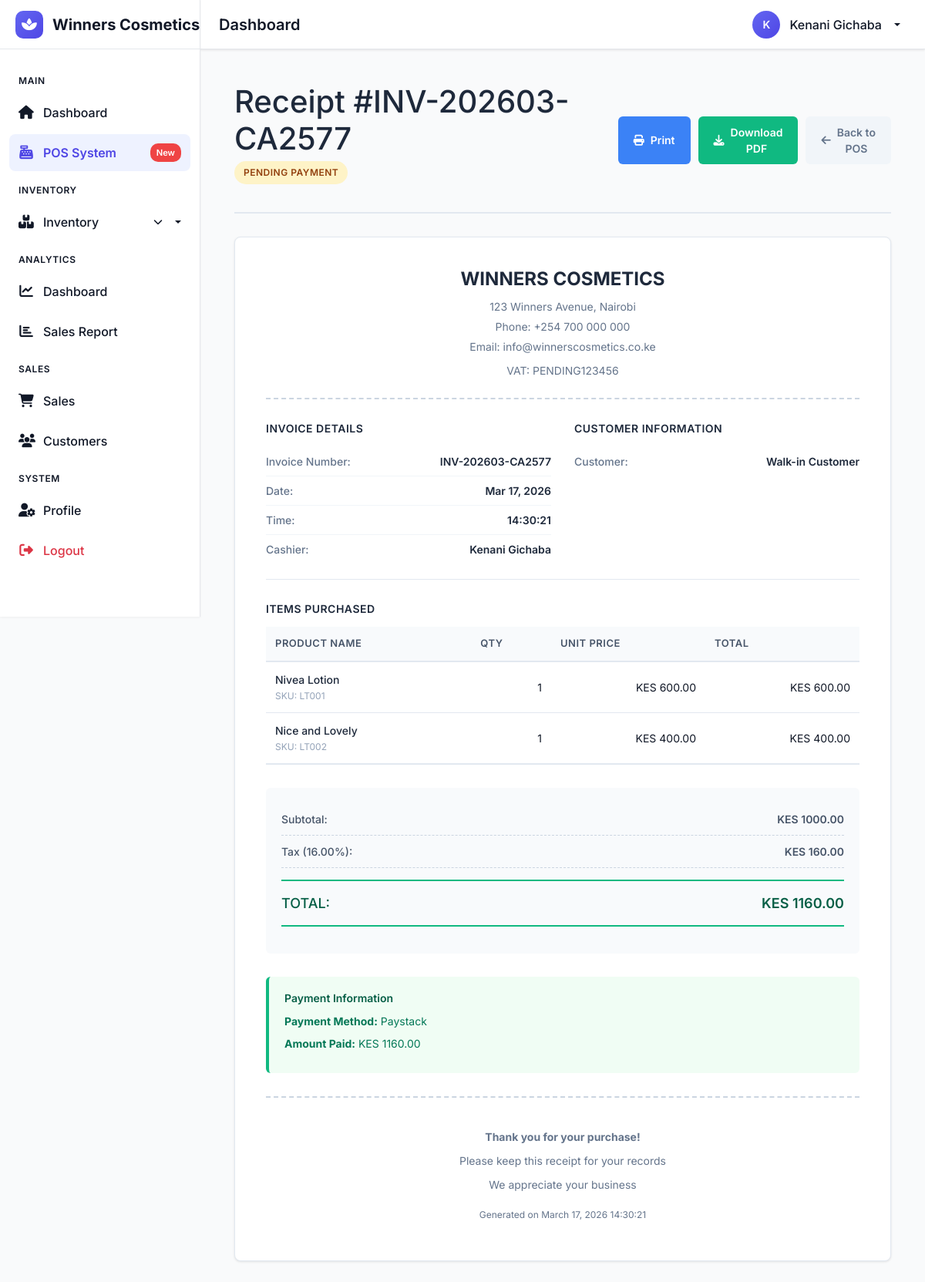
Page /pos/receipt/21/ (signed in) on the committed database.
### core/models.py (models this page shows, shortened)
class Sale(models.Model):
    PAYMENT_METHODS = [
        ('CASH', 'Cash'),
        ('MPESA', 'M-Pesa'),
        ('PAYSTACK', 'Paystack'),
        ('CARD', 'Card'),
        ('BANK', 'Bank Transfer'),
        ('LOYALTY', 'Loyalty Points'),
        ('MIXED', 'Mixed Payment'),
    ]
    STATUS_CHOICES = [
        ('DRAFT', 'Draft'),
        ('PENDING', 'Pending Payment'),
        ('COMPLETED', 'Completed'),
        ('CANCELLED', 'Cancelled'),
        ('REFUNDED', 'Refunded'),
        ('PARTIAL', 'Partially Refunded'),
    ]
    invoice_number = models.CharField(max_length=50, unique=True)
    customer = models.ForeignKey(Customer, on_delete=models.SET_NULL, null=True, blank=True)
    cashier = models.ForeignKey(User, on_delete=models.SET_NULL, null=True, related_name='sales_made')
    subtotal = models.DecimalField(max_digits=12, decimal_places=2, default=0)
    discount_amount = models.DecimalField(max_digits=12, decimal_places=2, default=0)
    discount_percentage = models.DecimalField(max_digits=5, decimal_places=2, default=0)
    tax_amount = models.DecimalField(max_digits=12, decimal_places=2, default=0)
    tax_rate = models.DecimalField(max_digits=5, decimal_places=2, default=16)  # VAT rate
    total = models.DecimalField(max_digits=12, decimal_places=2, default=0)
    amount_paid = models.DecimalField(max_digits=12, decimal_places=2, default=0)
    change_given = models.DecimalField(max_digits=12, decimal_places=2, default=0)
    payment_method = models.CharField(max_length=10, choices=PAYMENT_METHODS)
    status = models.CharField(max_length=10, choices=STATUS_CHOICES, default='DRAFT')
    mpesa_receipt = models.CharField(max_length=50, blank=True)
    mpesa_transaction_id = models.CharField(max_length=50, blank=True)
    mpesa_phone = models.CharField(max_length=15, blank=True)
    paystack_reference = models.CharField(max_length=100, blank=True)
    paystack_authorization_code = models.CharField(max_length=100, blank=True)
    paystack_access_code = models.CharField(max_length=100, blank=True)
    card_last4 = models.CharField(max_length=4, blank=True)
    loyalty_points_used = models.IntegerField(default=0)
    loyalty_points_earned = models.IntegerField(default=0)
    notes = models.TextField(blank=True)
    delivery_name = models.CharField(max_length=200, blank=True)
    delivery_phone = models.CharField(max_length=20, blank=True)
    delivery_address = models.TextField(blank=True)
    delivery_city = models.CharField(max_length=100, blank=True)
    delivery_instructions = models.TextField(blank=True)
    created_at = models.DateTimeField(auto_now_add=True)
    updated_at = models.DateTimeField(auto_now=True)
    class Meta:
        ordering = ['-created_at']
        indexes = [
            models.Index(fields=['invoice_number']),
            models.Index(fields=['created_at']),
            models.Index(fields=['status']),
            models.Index(fields=['customer']),
        ]

class SaleItem(models.Model):
    sale = models.ForeignKey(Sale, on_delete=models.CASCADE, related_name='items')
    product = models.ForeignKey(Product, on_delete=models.SET_NULL, null=True)
    product_name = models.CharField(max_length=200)  # Store name in case product is deleted
    product_sku = models.CharField(max_length=50)
    quantity = models.IntegerField(validators=[MinValueValidator(1)])
    unit_price = models.DecimalField(max_digits=10, decimal_places=2)
    cost_price = models.DecimalField(max_digits=10, decimal_places=2)
    total_price = models.DecimalField(max_digits=10, decimal_places=2)
    discount = models.DecimalField(max_digits=10, decimal_places=2, default=0)
    created_at = models.DateTimeField(auto_now_add=True)
    class Meta:
        ordering = ['-created_at']

### pos/views.py (the view)
# urls.py: path('receipt/<int:sale_id>/', views.receipt, name='receipt'),
@login_required
def receipt(request, sale_id):
    sale = get_object_or_404(Sale, id=sale_id)
    if request.user != sale.cashier and not request.user.is_staff:
        return redirect('pos_dashboard')
    context = {
        'sale': sale,
        'items': sale.items.all(),
    }
    return render(request, 'pos/receipt_view.html', context)

### templates/pos/receipt_view.html (shortened to what this page needs)
{% extends 'base.html' %}
{% load static %}
{% load custom_filters %}
{% block content %}
<div class="receipt-container">
    <div class="receipt-header">
        <div>
            <h1>Receipt #{{ sale.invoice_number }}</h1>
            <p style="color: #64748b; margin-top: 5px;">
                <span class="status-badge status-{% if sale.status == 'COMPLETED' %}completed{% else %}pending{% endif %}">
                    {{ sale.get_status_display }}
                </span>
            </p>
        </div>
        <div class="receipt-actions">
            <button class="btn-action btn-print" onclick="window.print();">
                <i class="fas fa-print"></i> Print
            </button>
            <button class="btn-action btn-download" id="downloadPdfBtn">
                <i class="fas fa-download"></i> Download PDF
            </button>
            <button class="btn-action btn-back" onclick="window.location.href='{% url 'pos_dashboard' %}';">
                <i class="fas fa-arrow-left"></i> Back to POS
            </button>
        </div>
    </div>
    <div class="receipt-content" id="receiptContent">
        <div class="company-info">
            <h2>WINNERS COSMETICS</h2>
            <p>123 Winners Avenue, Nairobi</p>
            <p>Phone: +254 700 000 000</p>
            <p>Email: info@winnerscosmetics.co.ke</p>
            <p style="margin-top: 10px;">VAT: PENDING123456</p>
        </div>
        <div class="invoice-info">
            <div class="invoice-details">
                <h3>Invoice Details</h3>
                <div class="detail-row">
                    <span class="detail-label">Invoice Number:</span>
                    <span class="detail-value">{{ sale.invoice_number }}</span>
                </div>
                <div class="detail-row">
                    <span class="detail-label">Date:</span>
                    <span class="detail-value">{{ sale.created_at|date:"M d, Y" }}</span>
                </div>
                <div class="detail-row">
                    <span class="detail-label">Time:</span>
                    <span class="detail-value">{{ sale.created_at|date:"H:i:s" }}</span>
                </div>
                <div class="detail-row">
                    <span class="detail-label">Cashier:</span>
                    <span class="detail-value">{{ sale.cashier.get_full_name|default:sale.cashier.username }}</span>
                </div>
            </div>
            <div class="customer-details">
                <h3>Customer Information</h3>
                {% if sale.customer %}
                    <div class="detail-row">
                        <span class="detail-label">Name:</span>
                        <span class="detail-value">{{ sale.customer.full_name }}</span>
                    </div>
                    <div class="detail-row">
                        <span class="detail-label">Phone:</span>
                        <span class="detail-value">{{ sale.customer.phone|default:"N/A" }}</span>
                    </div>
                    <div class="detail-row">
                        <span class="detail-label">Email:</span>
                        <span class="detail-value">{{ sale.customer.email|default:"N/A" }}</span>
                    </div>
                {% else %}
                    <div class="detail-row">
                        <span class="detail-label">Customer:</span>
                        <span class="detail-value">Walk-in Customer</span>
                    </div>
                {% endif %}
            </div>
        </div>
        <div class="items-section">
            <h3>Items Purchased</h3>
            <table class="items-table">
                <thead>
                    <tr>
                        <th>Product Name</th>
                        <th class="text-right">Qty</th>
                        <th class="text-right">Unit Price</th>
                        <th class="text-right">Total</th>
                    </tr>
                </thead>
                <tbody>
                    {% for item in items %}
                    <tr>
                        <td>
                            <div class="item-name">{{ item.product_name }}</div>
                            <div class="item-sku">SKU: {{ item.product_sku }}</div>
                        </td>
                        <td class="text-right">{{ item.quantity }}</td>
                        <td class="text-right">KES {{ item.unit_price|floatformat:2 }}</td>
                        <td class="text-right">KES {{ item.total_price|floatformat:2 }}</td>
                    </tr>
                    {% endfor %}
                </tbody>
            </table>
        </div>
        <div class="totals-section">
            <div class="total-row subtotal">
                <span class="total-label">Subtotal:</span>
                <span class="total-value">KES {{ sale.subtotal|floatformat:2 }}</span>
            </div>
            <div class="total-row tax">
                <span class="total-label">Tax ({{ sale.tax_rate }}%):</span>
                <span class="total-value">KES {{ sale.tax_amount|floatformat:2 }}</span>
            </div>
            <div class="total-row final">
                <span class="total-label">TOTAL:</span>
                <span class="total-value">KES {{ sale.total|floatformat:2 }}</span>
            </div>
        </div>
        <div class="payment-info">
            <h3>Payment Information</h3>
            <div class="payment-detail">
                <strong>Payment Method:</strong> {{ sale.get_payment_method_display }}
            </div>
            <div class="payment-detail">
                <strong>Amount Paid:</strong> KES {{ sale.amount_paid|floatformat:2 }}
            </div>
        </div>
        <div class="receipt-footer">
            <p class="thank-you">Thank you for your purchase!</p>
            <p>Please keep this receipt for your records</p>
            <p>We appreciate your business</p>
            <p style="margin-top: 20px; font-size: 12px;">Generated on {{ sale.created_at|date:"F d, Y H:i:s" }}</p>
        </div>
    </div>
</div>
{% endblock %}

### templates/base.html (shortened to what this page needs)
{% load static %}
<!DOCTYPE html>
<html lang="en" class="h-100">
<head>
    <link href="https://cdn.jsdelivr.net/npm/bootstrap@5.3.0/dist/css/bootstrap.min.css" rel="stylesheet">
    <link rel="stylesheet" href="https://cdnjs.cloudflare.com/ajax/libs/font-awesome/6.4.0/css/all.min.css">
    <link rel="stylesheet" href="{% static 'css/unified.css' %}">
</head>
<body>
    <div class="app-container">
        <aside class="sidebar" id="sidebar">
            <div class="sidebar-header">
                <a href="{% url 'dashboard' %}" class="logo">
                    <div class="logo-icon">
                        <i class="fas fa-spa"></i>
                    </div>
                    <span class="logo-text">Winners Cosmetics</span>
                </a>
            </div>
            <nav class="sidebar-nav">
                <div class="nav-section">Main</div>
                <div class="nav-item">
                    <a href="{% url 'dashboard' %}" class="nav-link {% if request.path == '/dashboard/' %}active{% endif %}">
                        <i class="fas fa-home nav-icon"></i>
                        <span class="nav-text">Dashboard</span>
                    </a>
                </div>
                <div class="nav-item">
                    <a href="{% url 'pos_dashboard' %}" class="nav-link">
                        <i class="fas fa-cash-register nav-icon"></i>
                        <span class="nav-text">POS System</span>
                        <span class="nav-badge">New</span>
                    </a>
                </div>
                <div class="nav-section">Inventory</div>
                <div class="nav-item dropdown">
                    <a class="nav-link dropdown-toggle" data-bs-toggle="dropdown" role="button" aria-expanded="false">
                        <i class="fas fa-boxes nav-icon"></i>
                        <span class="nav-text">Inventory</span>
                        <i class="fas fa-chevron-down ms-auto" style="font-size: 0.75rem;"></i>
                    </a>
                </div>
                <div class="nav-section">Analytics</div>
                <div class="nav-item">
                    <a href="{% url 'analytics_dashboard' %}" class="nav-link">
                        <i class="fas fa-chart-line nav-icon"></i>
                        <span class="nav-text">Dashboard</span>
                    </a>
                </div>
                <div class="nav-item">
                    <a href="{% url 'sales_report' %}" class="nav-link">
                        <i class="fas fa-chart-bar nav-icon"></i>
                        <span class="nav-text">Sales Report</span>
                    </a>
                </div>
                <div class="nav-section">Sales</div>
                <div class="nav-item">
                    <a href="{% url 'sale_list' %}" class="nav-link">
                        <i class="fas fa-shopping-cart nav-icon"></i>
                        <span class="nav-text">Sales</span>
                    </a>
                </div>
                <div class="nav-item">
                    <a href="{% url 'customer_list' %}" class="nav-link">
                        <i class="fas fa-users nav-icon"></i>
                        <span class="nav-text">Customers</span>
                    </a>
                </div>
                <div class="nav-section">System</div>
                <div class="nav-item">
                    <a href="{% url 'profile' %}" class="nav-link">
                        <i class="fas fa-user-cog nav-icon"></i>
                        <span class="nav-text">Profile</span>
                    </a>
                </div>
                <div class="nav-item">
                    <form method="POST" action="{% url 'logout' %}" style="display: inline;">
                        <button type="submit" class="nav-link text-danger border-0 bg-transparent w-100 text-start">
                            <i class="fas fa-sign-out-alt nav-icon"></i>
                            <span class="nav-text">Logout</span>
                        </button>
                    </form>
                </div>
            </nav>
        </aside>
        <main class="main-content">
            <header class="top-header shadow-sm">
                <div class="d-flex align-items-center gap-3">
                    <h1 class="page-title">{% block page_title %}Dashboard{% endblock %}</h1>
                </div>
                <div class="header-actions">
                    <div class="user-menu dropdown">
                        <button class="dropdown-toggle" data-bs-toggle="dropdown" aria-expanded="false">
                            <div class="user-avatar">
                                {{ user.get_full_name|default:user.username|first|upper }}
                            </div>
                            <span class="user-name d-none d-md-inline">
                                {{ user.get_full_name|default:user.username }}
                            </span>
                        </button>
                    </div>
                </div>
            </header>
            <div class="content-wrapper fade-in">
                {% block content %}{% endblock %}
            </div>
        </main>
    </div>
</body>
</html>

### rows in the picture
Sale: invoice_number "INV-202603-CA2577", status "PENDING PAYMENT", created_at "Mar 17, 2026", created_at "14:30:21", cashier.get_full_name "Kenani Gichaba", subtotal "1000.00", tax_rate "16.00", tax_amount "160.00", total "1160.00", payment_method "Paystack", amount_paid "1160.00", created_at "March 17, 2026 14:30:21"
SaleItem: product_name "Nivea Lotion", product_sku "LT001", quantity "1", unit_price "600.00", total_price "600.00"
SaleItem: product_name "Nice and Lovely", product_sku "LT002", quantity "1", unit_price "400.00", total_price "400.00"

### other values in the picture
{{ user.get_full_name|default:user.username|first|upper }} "K"
{{ user.get_full_name|default:user.username }} "Kenani Gichaba"
